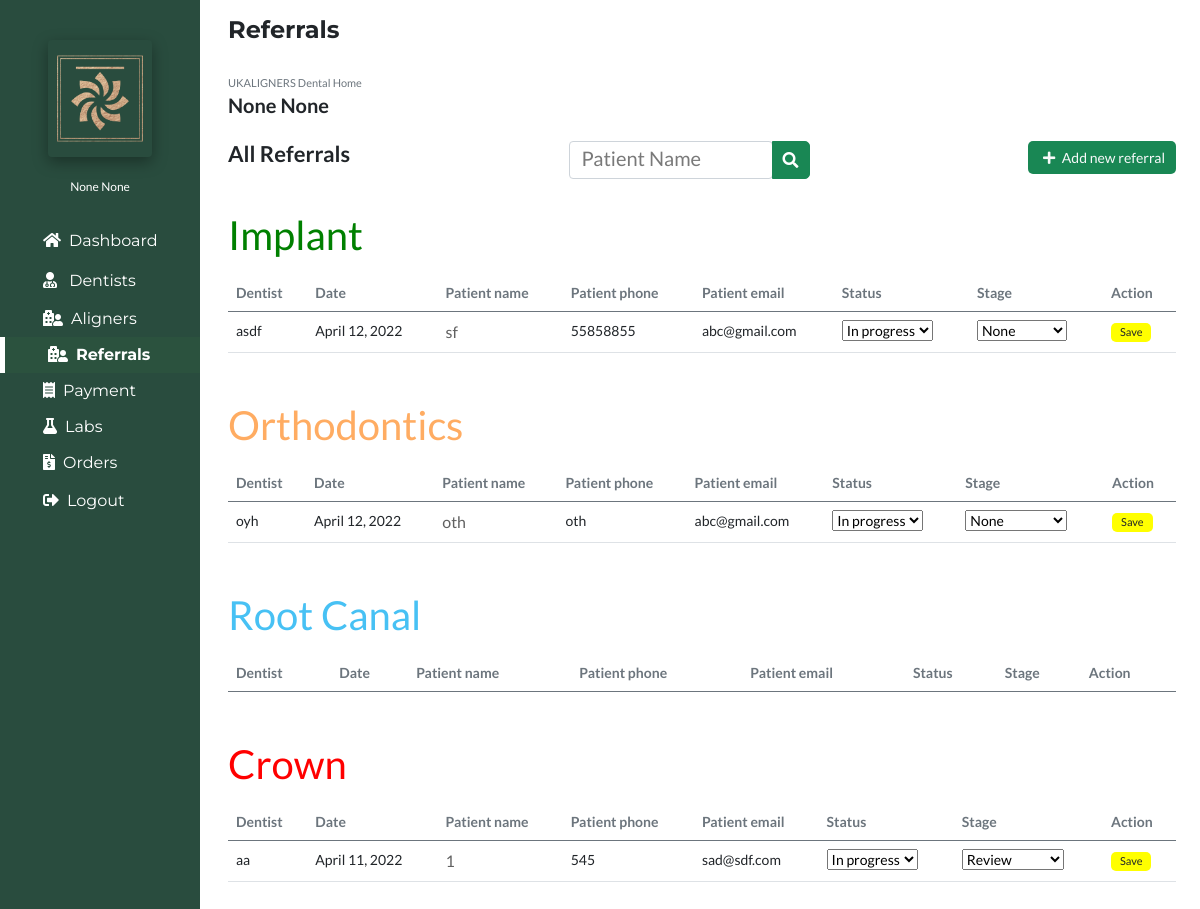
Screenshot of /referrals (signed in) with the database file from the repository.
### account/models.py (models this page shows, shortened)
class Account(AbstractBaseUser):
	email 					= models.EmailField(verbose_name="email", max_length=60, unique=True)
	username 				= models.CharField(max_length=30, unique=True)
	date_joined				= models.DateTimeField(verbose_name='date joined', auto_now_add=True)
	last_login				= models.DateTimeField(verbose_name='last login', auto_now=True)
	first_name				= models.CharField(max_length=50, null=True)
	last_name				= models.CharField(max_length=50, null=True)
	is_admin				= models.BooleanField(default=False)
	is_active				= models.BooleanField(default=True)
	is_staff				= models.BooleanField(default=False)
	is_superuser			= models.BooleanField(default=False)
	is_reception			= models.BooleanField(default=False)
	is_nurse				= models.BooleanField(default=False)
	is_dentist				= models.BooleanField(default=False)
	hide_email				= models.BooleanField(default=True)
	USERNAME_FIELD = 'username'
	REQUIRED_FIELDS = ['email']
	objects = MyAccountManager()

### portfolioApp/models.py (models this page shows, shortened)
class Referral(models.Model):
    Dentist=models.ForeignKey(User,on_delete=models.CASCADE, null=True)
    DentistName=models.CharField(max_length=50,null=True)
    PatientName=models.CharField(max_length=50)
    PatientPhone=models.CharField(max_length=20)
    PatientEmail=models.CharField(max_length=40)
    ReferralReason=models.CharField(max_length=60,default="Consultation",null=True,choices=(("Consultation","Consultation"),("Implant","Implant"),("Orthodontics","Orthodontics"),("Root Canal","Root Canal"),("Crown","Crown")
    ))
    Status=models.CharField(max_length=40,default="New",null=True,choices=(("New","New"),("Booked","Booked"),("Declined","Declined"),("TC","TC")
    ))
    BookedOn=models.CharField(max_length=40,null=True)
    TreatmentPlan=models.CharField(max_length=80,null=True)
    Note=models.CharField(max_length=150,null=True)
    Stage=models.CharField(max_length=150,null=True)
    Date=models.DateField(auto_now_add=True)

### portfolioApp/views.py (the view, shortened to what this page needs)
# urls.py: path('referrals', views.referrals, name='referrals'),
@login_required(login_url='login')
def referrals(request):
    if request.method=="POST":
        referral_obj = Referral.objects.get(id=request.POST.get('id'))
        referral_obj.Stage = request.POST.get('Stage')
        referral_obj.Status = request.POST.get('Status')
        referral_obj.save()
    if request.user.is_superuser or request.user.is_staff:
        implant_referral = Referral.objects.distinct().filter(
                Q(ReferralReason="Implant") &
                Q(Status="In progress") |
                Q(Status="Booked")
            ).order_by("PatientName")
        orthodontics_referral = Referral.objects.distinct().filter(
                Q(ReferralReason="Orthodontics") &
                Q(Status="In progress") |
                Q(Status="Booked")
            ).order_by("PatientName")
        root_canal_referral = Referral.objects.distinct().filter(
                Q(ReferralReason="Root Canal") &
                Q(Status="In progress") |
                Q(Status="Booked")
            ).order_by("PatientName")
        crown_referral = Referral.objects.distinct().filter(
                Q(ReferralReason="Crown") &
                Q(Status="In progress") |
                Q(Status="Booked")
            ).order_by("PatientName")
        print("Otho",orthodontics_referral.count())
        print("crown",crown_referral.count(),"********************")
    context={
        'referral':'active',
        'implant_referral': implant_referral,
        'orthodontics_referral': orthodontics_referral,
        'root_canal_referral': root_canal_referral,
        'crown_referral': crown_referral,
    }
    return render(request,'referrals.html',context)

### portfolioApp/templates/referrals.html (shortened to what this page needs)
{% extends 'base.html' %}
{% load static %}
{% block body %}
<section class="px-4">
<h4 class="py-3"><b>Referrals</b></h4>
<div class="">
<span class="text-secondary">UKALIGNERS Dental Home</span>
<h6><b>{{user.first_name}} {{user.last_name}}</b></h6>
<div class="d-flex justify-content-between py-3">
<h5><b>All Referrals</b></h5>
<div class="search-bar">
<div class="input-group">
  <div class="form-outline">
  <form action="{% url 'referralsearchresults' %}" method="get">
    <input type="search" id="patientName"  class="form-control" placeholder="Patient Name" name="ReferralSearchQuery" />
  </div>
  <button type="submit" class="btn btn-success bg-success">
    <i class="fas fa-search"></i>
  </button>
</div>
</div>
<div class="add-new">
<a href="{% url 'addnewreferral' %}" class="btn btn-sm text-light bg-success"><i class="fas fa-plus mx-1"></i> Add new referral</a>
</div>
</div>
<div class="col-sm-12 px-0 pb-3 my-3 table-responsive"style="font-size:14px;">
<table class="table ">
  <h1 style="font-size: 40px; color: green; margin-bottom: 15px;">Implant</h1>
<thead class="text-secondary">
<tr>
  <th scope="col">Dentist</th>
  <th scope="col">Date</th>
  <th scope="col">Patient name</th>
  <th scope="col">Patient phone</th>
  <th scope="col">Patient email</th>
  <th scope="col">Status</th>
  <th scope="col">Stage</th>
  {% if not user.is_dentist %}
    <th scope="col">Action</th>
  {% endif %}
</tr>
</thead>
<tbody>
{% for referrals in implant_referral %}
<tr>
  <td>{{referrals.DentistName}}</td>
  <td>{{referrals.Date}}</td>
  {% if not user.is_staff or user.is_superuser%}
  <td><a href="/referraldetail/{{referrals.id}}/">{{referrals.PatientName}}</a></td>
  {% else %}
  <td class="text-secondary">{{referrals.PatientName}}</td>
  {% endif %}
  <td>{{referrals.PatientPhone}}</td>
  <td>{{referrals.PatientEmail}}</td>
  <form action="" method="POST">
    {% if not user.is_dentist %}
      <td>
        <select name="Status" id="Status">
          <option style="background: rgb(52, 143, 255); color: white;" value="{{referrals.Status}}"selected>{{referrals.Status}}</option>
        </select>
      </td>
    {% else %}
      <td>{{referrals.Status}}</td>
    {% endif %}
  {% if not user.is_dentist %}
  <td>
    <select name="Stage" id="Stage">
      <option style="background: rgb(52, 143, 255); color: white;" value="{{referrals.Stage}}"selected>{{referrals.Stage}}</option>
    </select>
  </td>
  {% else %}
    <td>{{referrals.Stage}}</td>
  {% endif %}
  {% if not user.is_dentist %}
    <td>
      <input type="submit" class="btn px-2 py-0" value="Save" style="background:yellow;font-size:11px;" name="Save">
    </td>
  {% endif %}
  </form>
</tr>
{% endfor %}
</tbody>
</table>
</div>
<div class="col-sm-12 px-0 pb-3 my-3 table-responsive"style="font-size:14px;">
  <table class="table ">
    <h1 style="font-size: 40px; color: #ffac62; margin-bottom: 15px;">Orthodontics</h1>
  <thead class="text-secondary">
  <tr>
    <th scope="col">Dentist</th>
    <th scope="col">Date</th>
    <th scope="col">Patient name</th>
    <th scope="col">Patient phone</th>
    <th scope="col">Patient email</th>
    <th scope="col">Status</th>
    <th scope="col">Stage</th>
    {% if not user.is_dentist %}
      <th scope="col">Action</th>
    {% endif %}
  </tr>
  </thead>
  <tbody>
  {% for referrals in orthodontics_referral %}
  <tr>
    <td>{{referrals.DentistName}}</td>
    <td>{{referrals.Date}}</td>
    {% if not user.is_staff or user.is_superuser%}
    <td><a href="/referraldetail/{{referrals.id}}/">{{referrals.PatientName}}</a></td>
    {% else %}
    <td class="text-secondary">{{referrals.PatientName}}</td>
    {% endif %}
    <td>{{referrals.PatientPhone}}</td>
    <td>{{referrals.PatientEmail}}</td>
    <form action="" method="POST">
    {% if not user.is_dentist %}
      <td>
        <select name="Status" id="Status">
          <option style="background: rgb(52, 143, 255); color: white;" value="{{referrals.Status}}"selected>{{referrals.Status}}</option>
        </select>
      </td>
    {% else %}
      <td>{{referrals.Status}}</td>
    {% endif %}
    {% if not user.is_dentist %}
    <td>
      <select name="Stage" id="Stage">
        <option style="background: rgb(52, 143, 255); color: white;" value="{{referrals.Stage}}"selected>{{referrals.Stage}}</option>
      </select>
    </td>
    {% else %}
      <td>{{referrals.Stage}}</td>
    {% endif %}
    {% if not user.is_dentist %}
      <td>
        <input type="submit" class="btn px-2 py-0" value="Save" style="background:yellow;font-size:11px;" name="Save">
      </td>
    {% endif %}
    </form>
  </tr>
  {% endfor %}
  </tbody>
  </table>
</div>
<div class="col-sm-12 px-0 pb-3 my-3 table-responsive"style="font-size:14px;">
  <table class="table ">
    <h1 style="font-size: 40px; color: #47c1f4; margin-bottom: 15px;">Root Canal</h1>
  <thead class="text-secondary">
  <tr>
    <th scope="col">Dentist</th>
    <th scope="col">Date</th>
    <th scope="col">Patient name</th>
    <th scope="col">Patient phone</th>
    <th scope="col">Patient email</th>
    <th scope="col">Status</th>
    <th scope="col">Stage</th>
    {% if not user.is_dentist %}
      <th scope="col">Action</th>
    {% endif %}
  </tr>
  </thead>
  </table>
</div>
<div class="col-sm-12 px-0 pb-3 my-3 table-responsive"style="font-size:14px;">
  <table class="table ">
    <h1 style="font-size: 40px; color: red; margin-bottom: 15px;">Crown</h1>
  <thead class="text-secondary">
  <tr>
    <th scope="col">Dentist</th>
    <th scope="col">Date</th>
    <th scope="col">Patient name</th>
    <th scope="col">Patient phone</th>
    <th scope="col">Patient email</th>
    <th scope="col">Status</th>
    <th scope="col">Stage</th>
    {% if not user.is_dentist %}
      <th scope="col">Action</th>
    {% endif %}
  </tr>
  </thead>
  <tbody>
  {% for referrals in crown_referral %}
  <tr>
    <td>{{referrals.DentistName}}</td>
    <td>{{referrals.Date}}</td>
    {% if not user.is_staff or user.is_superuser%}
    <td><a href="/referraldetail/{{referrals.id}}/">{{referrals.PatientName}}</a></td>
    {% else %}
    <td class="text-secondary">{{referrals.PatientName}}</td>
    {% endif %}
    <td>{{referrals.PatientPhone}}</td>
    <td>{{referrals.PatientEmail}}</td>
    <form action="" method="POST">
    {% if not user.is_dentist %}
      <td>
        <select name="Status" id="Status">
          <option style="background: rgb(52, 143, 255); color: white;" value="{{referrals.Status}}"selected>{{referrals.Status}}</option>
        </select>
      </td>
    {% else %}
      <td>{{referrals.Status}}</td>
    {% endif %}
    {% if not user.is_dentist %}
    <td>
      <select name="Stage" id="Stage">
        <option style="background: rgb(52, 143, 255); color: white;" value="{{referrals.Stage}}"selected>{{referrals.Stage}}</option>
      </select>
    </td>
    {% else %}
      <td>{{referrals.ReferralReason}}</td>
    {% endif %}
    {% if not user.is_dentist %}
    <td>
      <input type="submit" class="btn px-2 py-0" value="Save" style="background:yellow;font-size:11px;" name="Save">
    </td>
    {% endif %}
    </form>
  </tr>
  {% endfor %}
  </tbody>
  </table>
</div>
</div>
</section>
{% endblock body %}

### portfolioApp/templates/sidebar.html (shortened to what this page needs)
{% load static %}
<!DOCTYPE html>
<html lang="en">
 <head>
    <link rel="stylesheet" href="{% static 'css/all.min.css' %}" >
    <link href="{% static 'css/bootstrap.min.css' %} " rel="stylesheet">
    <link rel="stylesheet" href="{% static 'css/fontawesome.css' %}" >
    <link rel="stylesheet" href="https://cdnjs.cloudflare.com/ajax/libs/font-awesome/4.7.0/css/font-awesome.min.css">
    <link rel="stylesheet" href="{% static 'css/animated.css' %}" >
    <link rel="stylesheet" href="{% static 'css/owl.css' %}" >
    <link href="https://unpkg.com/aos@2.3.1/dist/aos.css" rel="stylesheet">
</head>
<body>
{% if user.is_superuser %}
<div class="col-sm-2 py-4"style="background:#294C3E;position:fixed;left:0;min-height:1600px;">
{% else %}
<div class="col-sm-2 py-4"style="background:rgb(40 40 41);position:fixed;left:0;min-height:1600px;">
{% endif %}
{% if user.is_superuser %}
<div class="logo text-center rounded p-2 mx-5 mt-3"style="box-shadow: rgba(0, 0, 0, 0.35) 0px 5px 15px;">
<img class="img-fluid"src="{% static 'images/Logo4.png' %} " style="object-fit:cover;width:100px;height:101px;" alt="Logo">
</div>
{% endif %}
<div class="username text-center mt-3"><span style="font-size:12px;color:white;">{{user.first_name}} {{user.last_name}}</span></div>
<nav class="nav flex-column py-4"style="font-family: 'Montserrat', sans-serif;">
<a href="{% url 'dashboard' %}" class="nav-link {{dashboard}}"style="padding-left:35px;color:white;"><i class="fas fa-home mx-2"></i>Dashboard</a>
{% if user.is_superuser %}
<a href="{% url 'dentists' %}" class="nav-link {{dentists}}"style="padding-left:35px;color:white;"><i class="fas fa-user-md mx-2"></i> Dentists</a>
{% endif %}
<a  class="dropdown-btn nav-link {{patients}}"style="padding-left:35px;color:white;"><i class="fas fa-hospital-user mx-2"></i>Aligners</a>
<a  class="dropdown-btn nav-link {{referral}}"style="padding-left:35px;color:white;"><i class="fas fa-hospital-user mx-2"></i>Referrals</a>
{% if user.is_superuser or user.is_staff %}
<a  class="dropdown-btn nav-link {{payment}}"style="padding-left:35px;color:white;"><i class="fas  fa-receipt mx-2"></i>Payment</a>
{% endif %}
{% if user.is_superuser or user.is_staff %}
<a  class="dropdown-btn nav-link {{labs}}"style="padding-left:35px;color:white;"><i class="fas fa-flask mx-2"></i>Labs</a>
{% endif %}
{% if user.is_superuser or user.is_staff %}
<a  class="dropdown-btn nav-link {{orders}}"style="padding-left:35px;color:white;"><i class="fas fa-file-invoice-dollar mx-2"></i>Orders</a>
{% endif %}
<a href="{% url 'logout' %}" class="nav-link {{logout}}"style="padding-left:35px;color:white;"><i class="fas fa-sign-out-alt mx-2"></i>Logout</a>
</nav>
</div>
</body>
</html>

### portfolioApp/templates/base.html (style rules this page uses)
body { margin:0px; padding:0px; font-family: 'Lato', sans-serif; overflow-x: hidden; background:white; }
span,p { font-size:11px; color:black; }
h4 { font-family: 'Montserrat', sans-serif; }
::placeholder { color:#797979 !important; }
input, input::-webkit-input-placeholder { font-size: 13px; }
.btn { border-radius:5px; padding:5px 10px 5px 10px; background:#1B3229; }
a { text-decoration:none; color:#616161; }
a.nav-link.active { color: #96d3aa; border-left: 5px solid white; font-weight: bold; background: rgba(84, 248, 69, 0.035); }

### portfolioApp/templates/sidebar.html (style rules this page uses)
body { margin:0px; padding:0px; font-family: 'Lato', sans-serif; overflow-x: hidden; background:white; }
span { font-size:11px; color:black; }
h4 { font-family: 'Montserrat', sans-serif; font-size:24px; }
h5 { font-size:22px }
h6 { font-size:20px; }
::placeholder { color:#797979 !important; }
input, input::-webkit-input-placeholder { font-size: 20px; }
.btn { border-radius:5px; padding:5px 10px 5px 10px; background:#1B3229; }
a { text-decoration:none; color:#616161; font-size:16px; }
a.nav-link.active { color: #96d3aa; border-left: 5px solid white; font-weight: bold; background: rgba(84, 248, 69, 0.035); }
.dropdown-btn { padding: 6px 8px 6px 16px; text-decoration: none; color: white; display: block; border: none; background: none; width: 100%; cursor: pointer; outline: none; }

### rows the page displays
Account: first_name "None", last_name "None"
Referral: DentistName "asdf", Date "April 12, 2022", PatientName "sf", PatientPhone "55858855", PatientEmail "abc@gmail.com", Status "In progress", Stage "None"
Referral: DentistName "oyh", Date "April 12, 2022", PatientName "oth", PatientPhone "oth", PatientEmail "abc@gmail.com", Status "In progress", Stage "None"
Referral: DentistName "aa", Date "April 11, 2022", PatientName "1", PatientPhone "545", PatientEmail "sad@sdf.com", Status "In progress", Stage "Review"
